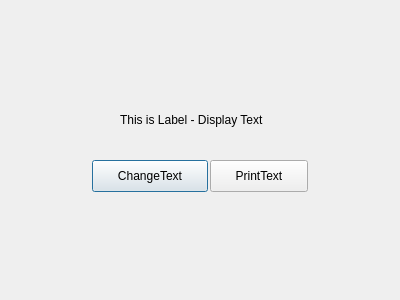
<?xml version="1.0" encoding="UTF-8"?>
<ui version="4.0">
 <class>Dialog</class>
 <widget class="QDialog" name="Dialog">
  <property name="geometry">
   <rect>
    <x>0</x>
    <y>0</y>
    <width>400</width>
    <height>300</height>
   </rect>
  </property>
  <property name="windowTitle">
   <string>Dialog</string>
  </property>
  <widget class="QLabel" name="lbl_Test">
   <property name="geometry">
    <rect>
     <x>120</x>
     <y>110</y>
     <width>171</width>
     <height>20</height>
    </rect>
   </property>
   <property name="text">
    <string>This is Label - Display Text</string>
   </property>
  </widget>
  <widget class="QPushButton" name="btn_changeText">
   <property name="geometry">
    <rect>
     <x>92</x>
     <y>160</y>
     <width>116</width>
     <height>32</height>
    </rect>
   </property>
   <property name="text">
    <string>ChangeText</string>
   </property>
  </widget>
  <widget class="QPushButton" name="btn_printText">
   <property name="geometry">
    <rect>
     <x>210</x>
     <y>160</y>
     <width>98</width>
     <height>32</height>
    </rect>
   </property>
   <property name="text">
    <string>PrintText</string>
   </property>
  </widget>
 </widget>
 <resources/>
 <connections/>
</ui>
